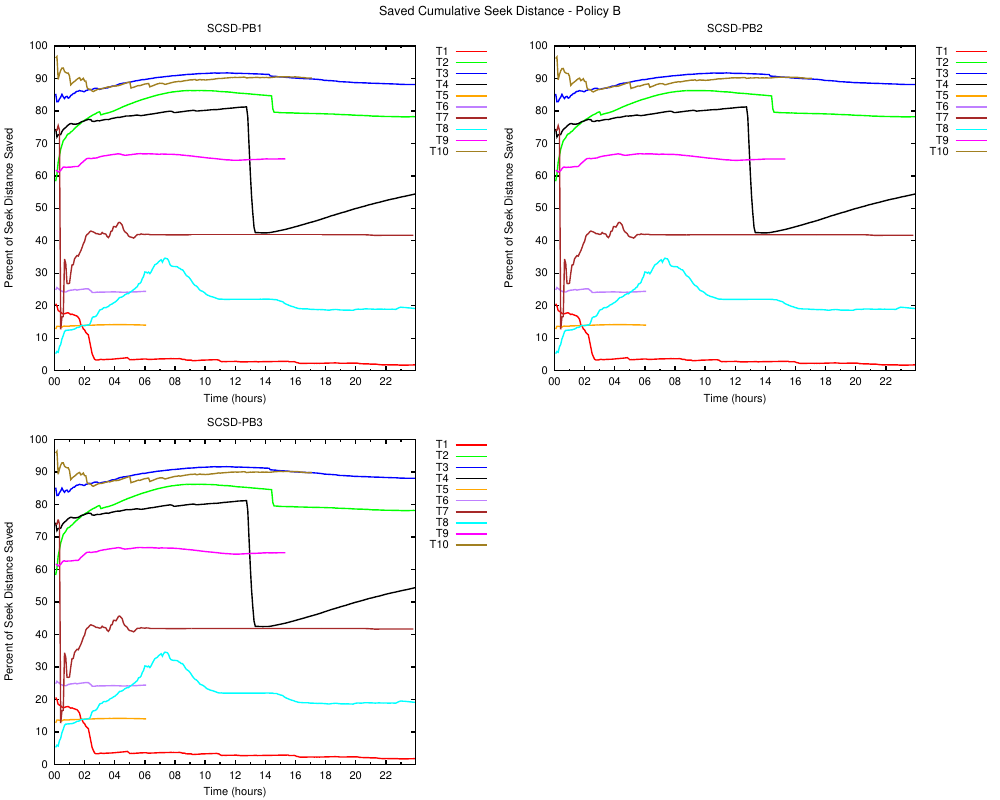

This chart was generated by the following gnuplot code:

set terminal postscript eps enhanced color size 10in,8in font 'Helvetica,16' linewidth 2
set output "PB_diff.eps"
set multiplot layout 2,2 title "Saved Cumulative Seek Distance - Policy B" font 'Helvetica,18'

set xdata time
set timefmt "%s"
set format x "%H"

set autoscale
set key outside
set xrange ["0":"86300"]

set xlabel "Time (hours)"; set ylabel "Percent of Seek Distance Saved"

set style line 1 lt 1 lw 2 lc rgb "red"
set style line 2 lt 1 lw 2 lc rgb "green"
set style line 3 lt 1 lw 2 lc rgb "blue"
set style line 4 lt 1 lw 2 lc rgb "black"
set style line 5 lt 1 lw 2 lc rgb "orange"
set style line 6 lt 1 lw 2 lc rgb "purple"
set style line 7 lt 1 lw 2 lc rgb "brown"
set style line 8 lt 1 lw 2 lc rgb "cyan"
set style line 9 lt 1 lw 2 lc rgb "magenta"
set style line 10 lt 1 lw 2 lc rgb "olive"
set style line 11 lt 1 lw 2 lc rgb "pink"
set style line 12 lt 1 lw 2 lc rgb "slategray"


set title "SCSD-PB1"
plot 1/0 ls 1 title "T1",\
1/0 ls 2 title "T2",\
1/0 ls 3 title "T3",\
1/0 ls 4 title "T4",\
1/0 ls 5 title "T5",\
1/0 ls 6 title "T6",\
1/0 ls 7 title "T7",\
1/0 ls 8 title "T8",\
1/0 ls 9 title "T9",\
1/0 ls 10 title "T10",\
1/0 ls 11 title "T11",\
1/0 ls 12 title "T12",\
"diff1_1.txt" using 1:(100.0*($2-$3)/$2) notitle with lines ls 1,\
"diff1_2.txt" using 1:(100.0*($2-$3)/$2) notitle with lines ls 2,\
"diff1_3.txt" using 1:(100.0*($2-$3)/$2) notitle with lines ls 3,\
"diff1_4.txt" using 1:(100.0*($2-$3)/$2) notitle with lines ls 4,\
"diff1_5.txt" using 1:(100.0*($2-$3)/$2) notitle with lines ls 5,\
"diff1_6.txt" using 1:(100.0*($2-$3)/$2) notitle with lines ls 6,\
"diff1_7.txt" using 1:(100.0*($2-$3)/$2) notitle with lines ls 7,\
"diff1_8.txt" using 1:(100.0*($2-$3)/$2) notitle with lines ls 8,\
"diff1_9.txt" using 1:(100.0*($2-$3)/$2) notitle with lines ls 9,\
"diff1_10.txt" using 1:(100.0*($2-$3)/$2) notitle with lines ls 10,\
"diff1_11.txt" using 1:(100.0*($2-$3)/$2) notitle with lines ls 11,\
"diff1_12.txt" using 1:(100.0*($2-$3)/$2) notitle with lines ls 12

set title "SCSD-PB2"
plot 1/0 ls 1 title "T1",\
1/0 ls 2 title "T2",\
1/0 ls 3 title "T3",\
1/0 ls 4 title "T4",\
1/0 ls 5 title "T5",\
1/0 ls 6 title "T6",\
1/0 ls 7 title "T7",\
1/0 ls 8 title "T8",\
1/0 ls 9 title "T9",\
1/0 ls 10 title "T10",\
1/0 ls 11 title "T11",\
1/0 ls 12 title "T12",\
"diff2_1.txt" using 1:(100.0*($2-$3)/$2) notitle with lines ls 1,\
"diff2_2.txt" using 1:(100.0*($2-$3)/$2) notitle with lines ls 2,\
"diff2_3.txt" using 1:(100.0*($2-$3)/$2) notitle with lines ls 3,\
"diff2_4.txt" using 1:(100.0*($2-$3)/$2) notitle with lines ls 4,\
"diff2_5.txt" using 1:(100.0*($2-$3)/$2) notitle with lines ls 5,\
"diff2_6.txt" using 1:(100.0*($2-$3)/$2) notitle with lines ls 6,\
"diff2_7.txt" using 1:(100.0*($2-$3)/$2) notitle with lines ls 7,\
"diff2_8.txt" using 1:(100.0*($2-$3)/$2) notitle with lines ls 8,\
"diff2_9.txt" using 1:(100.0*($2-$3)/$2) notitle with lines ls 9,\
"diff2_10.txt" using 1:(100.0*($2-$3)/$2) notitle with lines ls 10,\
"diff2_11.txt" using 1:(100.0*($2-$3)/$2) notitle with lines ls 11,\
"diff2_12.txt" using 1:(100.0*($2-$3)/$2) notitle with lines ls 12

set title "SCSD-PB3"
plot 1/0 ls 1 title "T1",\
1/0 ls 2 title "T2",\
1/0 ls 3 title "T3",\
1/0 ls 4 title "T4",\
1/0 ls 5 title "T5",\
1/0 ls 6 title "T6",\
1/0 ls 7 title "T7",\
1/0 ls 8 title "T8",\
1/0 ls 9 title "T9",\
1/0 ls 10 title "T10",\
1/0 ls 11 title "T11",\
1/0 ls 12 title "T12",\
"diff3_1.txt" using 1:(100.0*($2-$3)/$2) notitle with lines ls 1,\
"diff3_2.txt" using 1:(100.0*($2-$3)/$2) notitle with lines ls 2,\
"diff3_3.txt" using 1:(100.0*($2-$3)/$2) notitle with lines ls 3,\
"diff3_4.txt" using 1:(100.0*($2-$3)/$2) notitle with lines ls 4,\
"diff3_5.txt" using 1:(100.0*($2-$3)/$2) notitle with lines ls 5,\
"diff3_6.txt" using 1:(100.0*($2-$3)/$2) notitle with lines ls 6,\
"diff3_7.txt" using 1:(100.0*($2-$3)/$2) notitle with lines ls 7,\
"diff3_8.txt" using 1:(100.0*($2-$3)/$2) notitle with lines ls 8,\
"diff3_9.txt" using 1:(100.0*($2-$3)/$2) notitle with lines ls 9,\
"diff3_10.txt" using 1:(100.0*($2-$3)/$2) notitle with lines ls 10,\
"diff3_11.txt" using 1:(100.0*($2-$3)/$2) notitle with lines ls 11,\
"diff3_12.txt" using 1:(100.0*($2-$3)/$2) notitle with lines ls 12

